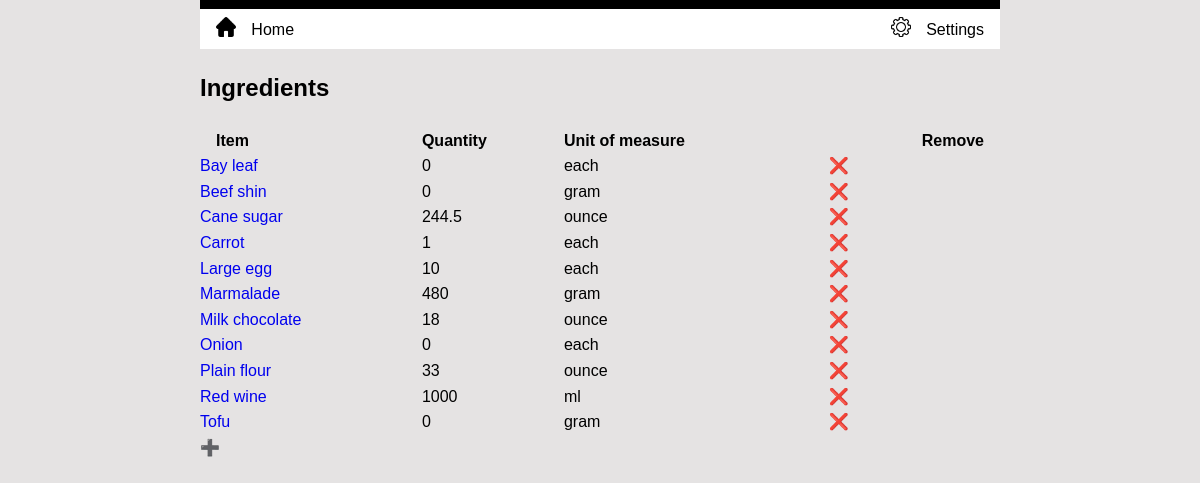
/stock/ingredients/ (signed in), run on an earlier commit of the app's database.
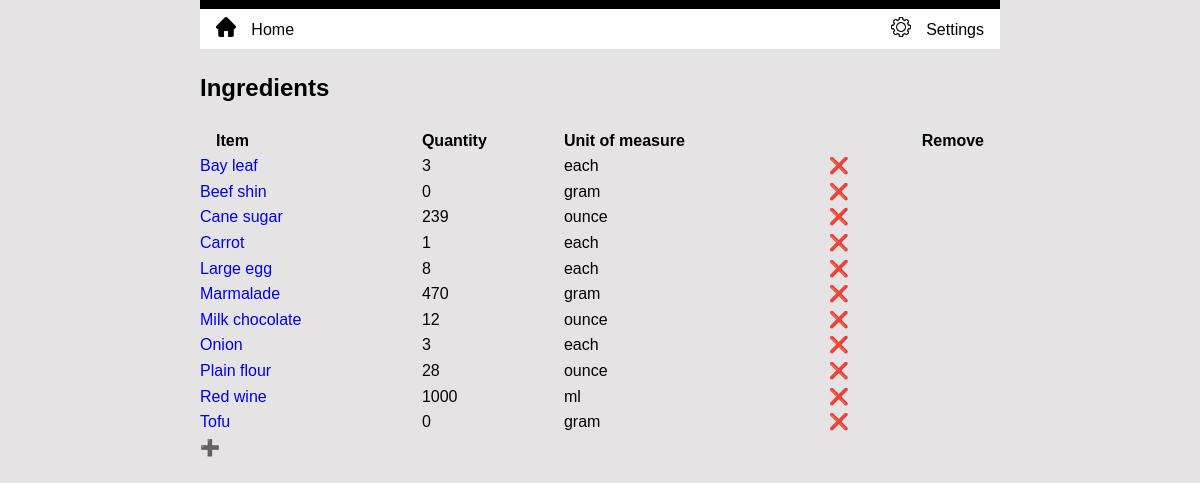
And on a later commit of the database.
### inventory/models.py (models this page shows, shortened)
class Ingredient(models.Model):
    class Meta:
        ordering = ['name']
    name = models.CharField(unique=True, max_length=200)
    quantity = models.PositiveIntegerField(blank=True, null=True)
    unit = models.CharField(max_length=10)
    unit_price = models.DecimalField(
        blank=True, null=True, max_digits=6, decimal_places=3
    )
    kanban = models.BooleanField(default=False)
    threshold = models.IntegerField(blank=True, null=True)
    re_order = models.IntegerField(blank=True, null=True)

### inventory/views.py (the view)
# urls.py: path('stock/ingredients/', views.IngredientView.as_view(), name='ingredients'),
class IngredientView(LoginRequiredMixin, ListView):
  model = Ingredient
  template_name = 'inventory/ingredient.html'

### inventory/templates/inventory/ingredient.html (shortened to what this page needs)
{% extends 'base.html' %}
{% load static %}
{% block content %}
<div>
  <h2>Ingredients</h2>
  <table>
    <thead>
      <tr>
        <th>Item</th>
        <th>Quantity</th>
        <th>Unit of measure</th>
        <th>Remove</th>
      </tr>
    </thead>
    <tbody>
      {% for item in object_list %}
          <tr>
            <td>
              <a href="{% url 'update_ingredients' item.name %}">{{ item.name }}<a>
            </td>
            <td><a>{{ item.quantity }}</a></td>
            <td>
              {{ item.unit}}
            </td>
            <td>
              <a class="delete-button" href="{% url 'delete_ingredients' item.name %}">❌</a>
            </td>
          </tr>
      {% endfor %}
    </tbody>
  </table>
  <a class="add-button" href="{% url 'create_ingredients' %}">➕</a>
</div>
{% endblock %}

### inventory/templates/base.html (shortened to what this page needs)
{% load static %}
<!DOCTYPE html>
<html>
  <head>
    <link rel="stylesheet" type="text/css" href="{% static 'inventory/normalize.css' %}" />
    <link rel="stylesheet" type="text/css" href="{% static 'inventory/style.css' %}" />
  </head>
  <body>
    <header>
      <div class="container">
        <ul class="nav">
          <li><a href="{% url 'home' %}"><img src="{% static 'inventory/home.png' %}" alt="Home button" width="20px"/></a></li>
          <li><a href="{% url 'home' %}">Home</a></li>
          <li><a href=""><img src="{% static 'inventory/setting.png' %}" alt="Setting button" width="20px"/></a></li>
          <li><a href="">Settings</a></li>
        </ul>
      </div>
    </header>
    <main>{% block content %}{% endblock %}</main>
  </body>
</html>

### inventory/static/inventory/style.css (style rules this page uses)
* { box-sizing: border-box; }
a { text-decoration: none; }
body { line-height: 1.6; background: #e5e3e3; border-top: 9px solid black; max-width: 800px; margin-left: auto; margin-right: auto; }
table { background: #e5e3e3; text-align: left; width: 100%; }
.container { background: white; padding-left: 1em; padding-right: 1em; }
.menu-table td:first-child, th:first-child { padding-left: 1em; }
.menu-table td:last-child, th:last-child { padding-right: 1em; text-align: right; }
.nav { background: white; display: flex; padding-bottom: 0.3em; padding-top: 0.5em; vertical-align: bottom; width: 100% }
.nav a { color: black; text-decoration: none; display: block; }
.nav > :nth-child(2) { margin-right: auto; }
.nav > :nth-child(even) { padding-left: 2%; }

What changed in the data, as far as the page shows it:
changed Ingredient "Bay leaf": quantity "0" → "3"
changed Ingredient "Cane sugar": quantity "244.5" → "239"
changed Ingredient "Large egg": quantity "10" → "8"
changed Ingredient "Marmalade": quantity "480" → "470"
changed Ingredient "Milk chocolate": quantity "18" → "12"
changed Ingredient "Onion": quantity "0" → "3"
changed Ingredient "Plain flour": quantity "33" → "28"
